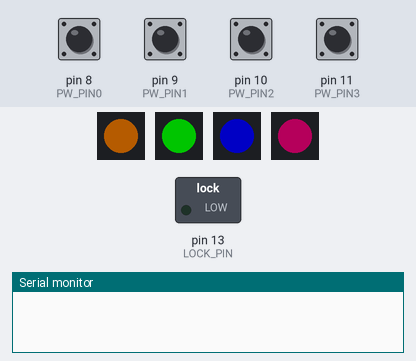
A sketch run on a simulated Arduino Uno, built with avr-gcc and run on an emulated ATmega328P. Parts: 4 × 1 RGB LEDs in strip order, left to right, switched loads named in the sketch (green lamp = pin HIGH), the last lines printed to the serial monitor. The inputs (shaded band) are chosen by the test bench; at power-on: pin 8 (PW_PIN0), pin 9 (PW_PIN1), pin 10 (PW_PIN2), pin 11 (PW_PIN3) HIGH. Dim RGB values are drawn brighter than linear; random numbers use the default seed unless the sketch sets one.

Above: at 4.2 s.
4.3 s: pin 8 (PW_PIN0) pulled LOW for 0.15 s
At 4.83 s:
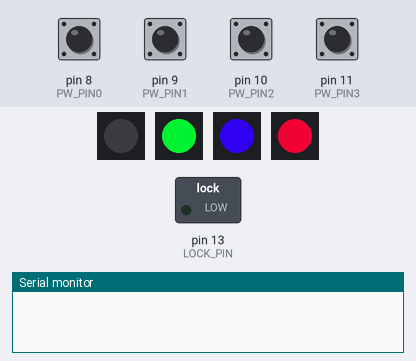
7.3 s: pin 9 (PW_PIN1) pulled LOW for 0.15 s
At 7.82 s:
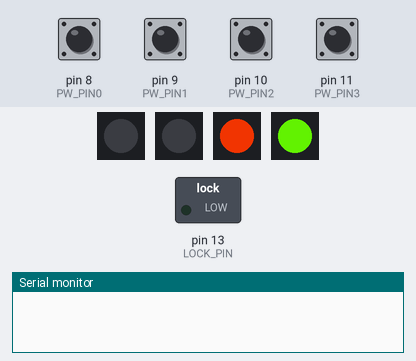
10.3 s: pin 10 (PW_PIN2) pulled LOW for 0.15 s
At 10.83 s:
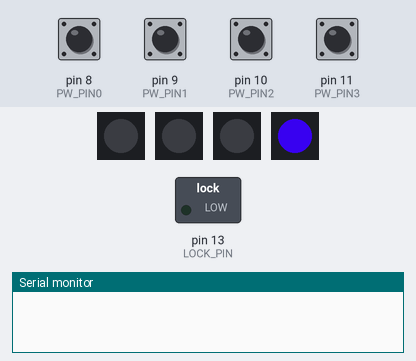
13.3 s: pin 11 (PW_PIN3) pulled LOW for 0.15 s
At 15.1 s:
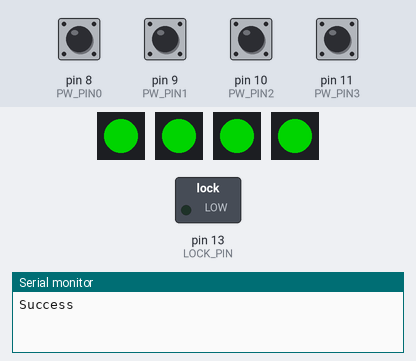
19.2 s: pin 9 (PW_PIN1) driven LOW and pin 11 (PW_PIN3) driven LOW
22.2 s: pin 9 (PW_PIN1) driven HIGH
At 23.5 s:
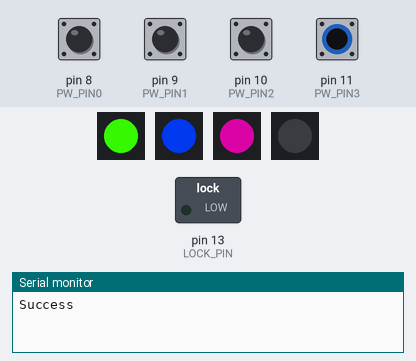
Timing chart, 0 to 28.2 s (numbered marks = the images above; inputs shaded):
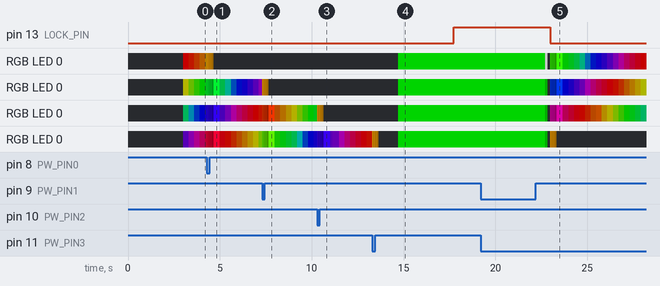

Measured:
- after the input at 13.3 s, pin 13 (LOCK_PIN): LOW → HIGH after 4.4 s
- after the input at 19.2 s, every drawn part: stays the same

The sketch:

CandleLock2.ino
```cpp
#include <Debounce.h>


//Stroudsburg PA KLUES Escape Room Cake puzzle
//
//------------------------------------2016 Sigmaz

#include "FastLED.h"
FASTLED_USING_NAMESPACE
#if FASTLED_VERSION < 3001000
#error "Requires FastLED 3.1 or later; check github for latest code."
#endif

#define LOCK_PIN    13    // Pin to control the lock
#define DATA_PIN0   3
#define DATA_PIN1   4
#define DATA_PIN2   5
#define DATA_PIN3   6
#define LED_TYPE    WS2812B
#define COLOR_ORDER GRB
#define NUM_LEDS   1

CRGB candle0[NUM_LEDS];
CRGB candle1[NUM_LEDS];
CRGB candle2[NUM_LEDS];
CRGB candle3[NUM_LEDS];
#define BRIGHTNESS          96
#define FRAMES_PER_SECOND  120


///end LED defines---------------------------

//--Setup Password stuff
#include <Password.h>
Password password = Password( "1234" );
#define PW_PIN0   8
#define PW_PIN1   9
#define PW_PIN2   10
#define PW_PIN3   11
int pwtry = 0;
int PW0L = 0; //password lock registers
int PW1L = 0;
int PW2L = 0;
int PW3L = 0;

//---End PW stuff--------------

//Pin debouncer setup----------
Debounce PW0 = Debounce( 20 , PW_PIN0 );
Debounce PW1 = Debounce( 20 , PW_PIN1 );
Debounce PW2 = Debounce( 20 , PW_PIN2 );
Debounce PW3 = Debounce( 20 , PW_PIN3 );
//-----------------------------


void setup()                    // run once, when the sketch starts

//start LED setup----------------------------
{

  Serial.begin(9600);
  delay(3000); // 3 second delay for recovery
//Button setup
  pinMode(LOCK_PIN, OUTPUT);      // sets the digital pin as output
  pinMode(PW_PIN0, INPUT_PULLUP);
  pinMode(PW_PIN1, INPUT_PULLUP);
  pinMode(PW_PIN2, INPUT_PULLUP);
  pinMode(PW_PIN3, INPUT_PULLUP);

// tell FastLED about the LED strip configuration
  FastLED.addLeds<LED_TYPE,DATA_PIN0,COLOR_ORDER>(candle0, NUM_LEDS).setCorrection(TypicalLEDStrip);
  FastLED.addLeds<LED_TYPE,DATA_PIN1,COLOR_ORDER>(candle1, NUM_LEDS).setCorrection(TypicalLEDStrip);
  FastLED.addLeds<LED_TYPE,DATA_PIN2,COLOR_ORDER>(candle2, NUM_LEDS).setCorrection(TypicalLEDStrip);
  FastLED.addLeds<LED_TYPE,DATA_PIN3,COLOR_ORDER>(candle3, NUM_LEDS).setCorrection(TypicalLEDStrip);

  // set master brightness control
  FastLED.setBrightness(BRIGHTNESS);
//end LED setup------------------------------


}
uint8_t gHue = 0; // rotating "base color" used by many of the patterns


void loop()                     // run over and over again
{

   EVERY_N_MILLISECONDS( 20 ) { gHue++; } // slowly cycle the "base color" through the rainbow
   LockIt();
   LightCandles();
   PwCollect();


  // send the data out to the actual LEDS
  FastLED.show();
  // insert a delay to keep the framerate modest
  FastLED.delay(1000/FRAMES_PER_SECOND);

}

void LockIt()
{
digitalWrite(LOCK_PIN,LOW);   // sets the LED off. See "Unlock"
}
void Unlock()
{
digitalWrite(LOCK_PIN,HIGH);// sets the LED on, in mock up. On=unlocked
 delay(5000);
   reLightCandles();
}


//led stuff--------------------------

void FlickerOut0()
{


  FastLED.setBrightness(96);
  fill_solid(candle0, NUM_LEDS, CRGB::Orange);
  FastLED.show();
  delay(50);
  FastLED.setBrightness(56);
  fill_solid(candle0, NUM_LEDS, CRGB::Orange);
  FastLED.show();
  delay(50);
  FastLED.setBrightness(76);
  fill_solid(candle0, NUM_LEDS, CRGB::Orange);
  FastLED.show();
  delay(50);
  FastLED.setBrightness(46);
  fill_solid(candle0, NUM_LEDS, CRGB::Orange);
  FastLED.show();
  delay(50);
  FastLED.setBrightness(66);
  fill_solid(candle0, NUM_LEDS, CRGB::Orange);
  FastLED.show();
  delay(50);
  FastLED.setBrightness(36);
  fill_solid(candle0, NUM_LEDS, CRGB::Orange);
  FastLED.show();
  delay(50);
  FastLED.setBrightness(26);
  fill_solid(candle0, NUM_LEDS, CRGB::Orange);
  FastLED.show();
  delay(50);
  FastLED.setBrightness(255);
  fill_solid(candle0, NUM_LEDS, CRGB::Black);
  FastLED.show();
  delay(50);
  FastLED.setBrightness(BRIGHTNESS);
}
void FlickerOut1()
{


  FastLED.setBrightness(96);
  fill_solid(candle1, NUM_LEDS, CRGB::Orange);
  FastLED.show();
  delay(50);
  FastLED.setBrightness(56);
  fill_solid(candle1, NUM_LEDS, CRGB::Orange);
  FastLED.show();
  delay(50);
  FastLED.setBrightness(76);
  fill_solid(candle1, NUM_LEDS, CRGB::Orange);
  FastLED.show();
  delay(50);
  FastLED.setBrightness(46);
  fill_solid(candle1, NUM_LEDS, CRGB::Orange);
  FastLED.show();
  delay(50);
  FastLED.setBrightness(66);
  fill_solid(candle1, NUM_LEDS, CRGB::Orange);
  FastLED.show();
  delay(50);
  FastLED.setBrightness(36);
  fill_solid(candle1, NUM_LEDS, CRGB::Orange);
  FastLED.show();
  delay(50);
  FastLED.setBrightness(26);
  fill_solid(candle1, NUM_LEDS, CRGB::Orange);
  FastLED.show();
  delay(50);
  FastLED.setBrightness(255);
  fill_solid(candle1, NUM_LEDS, CRGB::Black);
  FastLED.show();
  delay(50);
  FastLED.setBrightness(BRIGHTNESS);
}

void FlickerOut2()
{


  FastLED.setBrightness(96);
  fill_solid(candle2, NUM_LEDS, CRGB::Orange);
  FastLED.show();
  delay(50);
  FastLED.setBrightness(56);
  fill_solid(candle2, NUM_LEDS, CRGB::Orange);
  FastLED.show();
  delay(50);
  FastLED.setBrightness(76);
  fill_solid(candle2, NUM_LEDS, CRGB::Orange);
  FastLED.show();
  delay(50);
  FastLED.setBrightness(46);
  fill_solid(candle2, NUM_LEDS, CRGB::Orange);
  FastLED.show();
  delay(50);
  FastLED.setBrightness(66);
  fill_solid(candle2, NUM_LEDS, CRGB::Orange);
  FastLED.show();
  delay(50);
  FastLED.setBrightness(36);
  fill_solid(candle2, NUM_LEDS, CRGB::Orange);
  FastLED.show();
  delay(50);
  FastLED.setBrightness(26);
  fill_solid(candle2, NUM_LEDS, CRGB::Orange);
  FastLED.show();
  delay(50);
  FastLED.setBrightness(255);
  fill_solid(candle2, NUM_LEDS, CRGB::Black);
  FastLED.show();
  delay(50);
  FastLED.setBrightness(BRIGHTNESS);
}

void FlickerOut3()
{


  FastLED.setBrightness(96);
  fill_solid(candle3, NUM_LEDS, CRGB::Orange);
  FastLED.show();
  delay(50);
  FastLED.setBrightness(56);
  fill_solid(candle3, NUM_LEDS, CRGB::Orange);
  FastLED.show();
  delay(50);
  FastLED.setBrightness(76);
  fill_solid(candle3, NUM_LEDS, CRGB::Orange);
  FastLED.show();
  delay(50);
  FastLED.setBrightness(46);
  fill_solid(candle3, NUM_LEDS, CRGB::Orange);
  FastLED.show();
  delay(50);
  FastLED.setBrightness(66);
  fill_solid(candle3, NUM_LEDS, CRGB::Orange);
  FastLED.show();
  delay(50);
  FastLED.setBrightness(36);
  fill_solid(candle3, NUM_LEDS, CRGB::Orange);
  FastLED.show();
  delay(50);
  FastLED.setBrightness(26);
  fill_solid(candle3, NUM_LEDS, CRGB::Orange);
  FastLED.show();
  delay(50);
  FastLED.setBrightness(255);
  fill_solid(candle3, NUM_LEDS, CRGB::Black);
  FastLED.show();
  delay(50);
  FastLED.setBrightness(BRIGHTNESS);
}


void LightCandles()
{
    if (PW0L == 1){
      fill_solid(candle0, NUM_LEDS, CRGB::Black);
    }else{
      fill_rainbow( candle0, NUM_LEDS, gHue, 7);
      addGlitterToCandle0(5);
         }

    if (PW1L == 1){
      fill_solid(candle1, NUM_LEDS, CRGB::Black);
    }else{
      fill_rainbow( candle1, NUM_LEDS, gHue + 64 , 7);
      addGlitterToCandle1(5);
         }

    if (PW2L == 1){
      fill_solid(candle2, NUM_LEDS, CRGB::Black);
    }else{
      fill_rainbow( candle2, NUM_LEDS, gHue + 128 , 7);
      addGlitterToCandle2(5);
         }

    if (PW3L == 1){
      fill_solid(candle3, NUM_LEDS, CRGB::Black);
    }else{
      fill_rainbow( candle3, NUM_LEDS, gHue + 191 , 7);
      addGlitterToCandle3(5);
         }

  }


void addGlitterToCandle0( fract8 chanceOfGlitter)
{
  if( random8() < chanceOfGlitter) {
    candle0[ random16(NUM_LEDS) ] += CRGB::Red;
     }
}

void addGlitterToCandle1( fract8 chanceOfGlitter)
{
  if( random8() < chanceOfGlitter) {
    candle1[ random16(NUM_LEDS) ] += CRGB::Red;
     }
}
void addGlitterToCandle2( fract8 chanceOfGlitter)
{
  if( random8() < chanceOfGlitter) {
    candle2[ random16(NUM_LEDS) ] += CRGB::Red;
     }
}
void addGlitterToCandle3( fract8 chanceOfGlitter)
{
  if( random8() < chanceOfGlitter) {
    candle3[ random16(NUM_LEDS) ] += CRGB::Red;
     }
}

void correctPW()

{
  fill_solid(candle0, NUM_LEDS, CRGB::Black);
  fill_solid(candle1, NUM_LEDS, CRGB::Black);
  fill_solid(candle2, NUM_LEDS, CRGB::Black);
  fill_solid(candle3, NUM_LEDS, CRGB::Black);
  FastLED.show();
  delay (1000);
  FastLED.setBrightness(255);
  fill_solid(candle0, NUM_LEDS, CRGB::Green);
  fill_solid(candle1, NUM_LEDS, CRGB::Green);
  fill_solid(candle2, NUM_LEDS, CRGB::Green);
  fill_solid(candle3, NUM_LEDS, CRGB::Green);
  FastLED.show();
  delay(3000);
  FastLED.setBrightness(BRIGHTNESS);
  Unlock();
}
void incorrectPW()

{
  fill_solid(candle0, NUM_LEDS, CRGB::Black);
  fill_solid(candle1, NUM_LEDS, CRGB::Black);
  fill_solid(candle2, NUM_LEDS, CRGB::Black);
  fill_solid(candle3, NUM_LEDS, CRGB::Black);
  FastLED.show();
  delay (1000);
  FastLED.setBrightness(255);
  fill_solid(candle0, NUM_LEDS, CRGB::Red);
  fill_solid(candle1, NUM_LEDS, CRGB::Red);
  fill_solid(candle2, NUM_LEDS, CRGB::Red);
  fill_solid(candle3, NUM_LEDS, CRGB::Red);
  FastLED.show();
  delay(3000);
  FastLED.setBrightness(BRIGHTNESS);

}


void PwCollect()  {
//Serial.println(pwtry);
if (pwtry == 4){
  checkPassword();


}else{
    PW0.update();
    PW1.update();
    PW2.update();
    PW3.update();

if (PW0.read()==LOW){
  if (PW0L == 0) {
password.append('1');
pwtry++;
FlickerOut0();
PW0L=1;
  }
}

if (PW1.read()==LOW){
  if (PW1L == 0) {
password.append('2');
pwtry++;
FlickerOut1();
PW1L=1;
  }
}
if (PW2.read()==LOW){
  if (PW2L == 0) {
password.append('3');
pwtry++;
FlickerOut2();
PW2L=1;
  }
}
if (PW3.read()==LOW){
  if (PW3L == 0) {
password.append('4');
pwtry++;
FlickerOut3();
PW3L=1;
  }
}

}


/*
//Fordebugging purposes only
Serial.print("Pins: ");
Serial.print (PW0.read());
Serial.print (PW1.read());
Serial.print (PW2.read());
Serial.print (PW3.read());
Serial.print (" locks: ");
Serial.print (PW0L);
Serial.print (PW1L);
Serial.print (PW2L);
Serial.print (PW3L);
Serial.print (" loop: ");
Serial.println(pwtry);
*/


}

void checkPassword(){
  if (password.evaluate()){
    Serial.println("Success");
    //Add code to run if it works
  correctPW();
  pwtry=0;//Reset all the registers for next use.
  PW0L=0;
  PW1L=0;
  PW2L=0;
  PW3L=0;
  password.reset();


  }else{
    Serial.println("Wrong");
  incorrectPW();
  pwtry=0;//Reset all the registers and try again...
  PW0L=0;
  PW1L=0;
  PW2L=0;
  PW3L=0;
  password.reset();
  reLightCandles();
   }
}


void reLightCandles()
{

  fill_solid(candle0, NUM_LEDS, CRGB::White);
  FastLED.show();
  delay(20);

  fill_solid(candle0, NUM_LEDS, CRGB::Black);
  fill_solid(candle1, NUM_LEDS, CRGB::Black);
  fill_solid(candle2, NUM_LEDS, CRGB::Black);
  fill_solid(candle3, NUM_LEDS, CRGB::Black);
  FastLED.show();
  delay (10);

  fill_solid(candle0, NUM_LEDS, CRGB::White);
  fill_solid(candle1, NUM_LEDS, CRGB::White);
  fill_solid(candle2, NUM_LEDS, CRGB::White);
  fill_solid(candle3, NUM_LEDS, CRGB::White);
  FastLED.show();
  delay(10);

  fill_solid(candle0, NUM_LEDS, CRGB::Black);
  fill_solid(candle1, NUM_LEDS, CRGB::Black);
  fill_solid(candle2, NUM_LEDS, CRGB::Black);
  fill_solid(candle3, NUM_LEDS, CRGB::Black);
  FastLED.show();
  delay(20);

  fill_solid(candle0, NUM_LEDS, CRGB::White);
  fill_solid(candle1, NUM_LEDS, CRGB::White);
  fill_solid(candle2, NUM_LEDS, CRGB::White);
  fill_solid(candle3, NUM_LEDS, CRGB::White);
  FastLED.show();
  delay(20);

  fill_solid(candle0, NUM_LEDS, CRGB::Black);
  fill_solid(candle1, NUM_LEDS, CRGB::Black);
  fill_solid(candle2, NUM_LEDS, CRGB::Black);
  fill_solid(candle3, NUM_LEDS, CRGB::Black);
  FastLED.show();
  delay (20);

  fill_solid(candle0, NUM_LEDS, CRGB::White);
  fill_solid(candle1, NUM_LEDS, CRGB::White);
  fill_solid(candle2, NUM_LEDS, CRGB::White);
  fill_solid(candle3, NUM_LEDS, CRGB::White);
  FastLED.show();
  delay(30);

  fill_solid(candle0, NUM_LEDS, CRGB::Black);
  fill_solid(candle1, NUM_LEDS, CRGB::Black);
  fill_solid(candle2, NUM_LEDS, CRGB::Black);
  fill_solid(candle3, NUM_LEDS, CRGB::Black);
  FastLED.show();
  delay(50);

  fill_solid(candle0, NUM_LEDS, CRGB::White);
  fill_solid(candle1, NUM_LEDS, CRGB::White);
  fill_solid(candle2, NUM_LEDS, CRGB::White);
  fill_solid(candle3, NUM_LEDS, CRGB::White);
  FastLED.show();
  delay(30);

  fill_solid(candle0, NUM_LEDS, CRGB::Black);
  fill_solid(candle1, NUM_LEDS, CRGB::Black);
  fill_solid(candle2, NUM_LEDS, CRGB::Black);
  fill_solid(candle3, NUM_LEDS, CRGB::Black);
  FastLED.show();
  delay(10);

  fill_solid(candle0, NUM_LEDS, CRGB::White);
  fill_solid(candle1, NUM_LEDS, CRGB::White);
  fill_solid(candle2, NUM_LEDS, CRGB::White);
  fill_solid(candle3, NUM_LEDS, CRGB::White);
  FastLED.show();
  delay(20);

  fill_solid(candle0, NUM_LEDS, CRGB::Black);
  fill_solid(candle1, NUM_LEDS, CRGB::Black);
  fill_solid(candle2, NUM_LEDS, CRGB::Black);
  fill_solid(candle3, NUM_LEDS, CRGB::Black);
  FastLED.show();
  LightCandles();
}
```

Debounce.h
```cpp
#ifndef Debounce_h
#define Debounce_h

#include <inttypes.h>

class Debounce
{

public:
  Debounce(unsigned long interval_millis, uint8_t pin );
  void interval(unsigned long interval_millis);
  int update();
  int read();
  // Contributed by Jim Schimpf
  void write(int new_state);

private:
  unsigned long  previous_millis, interval_millis;
  uint8_t state;
  uint8_t pin;
};

#endif
```

Password.h
```cpp
// (licence header left out)
#ifndef PASSWORD_H
#define PASSWORD_H

// Arduino versioning.
#if defined(ARDUINO) && ARDUINO >= 100
#include "Arduino.h"	// for digitalRead, digitalWrite, etc
#else
#include "WProgram.h"
#endif

#define MAX_PASSWORD_LENGTH 20

#define STRING_TERMINATOR '\0'

class Password {
public:
	Password(char* pass);

	void set(char* pass);
	bool is(char* pass);
	bool append(char character);
	void reset();
	bool evaluate();

	//char* getPassword();
	//char* getGuess();

	//operators
	Password &operator=(char* pass);
	bool operator==(char* pass);
	bool operator!=(char* pass);
	Password &operator<<(char character);

private:
	char* target;
	char guess[ MAX_PASSWORD_LENGTH ];
	byte currentIndex;
};

#endif

/*
|| @changelog
|| | 1.1 2009-06-17 - Alexander Brevig : Added assignment operator =, equality operators == != and insertion operator <<
|| | 1.0 2009-06-17 - Alexander Brevig : Initial Release
|| #
*/
```
